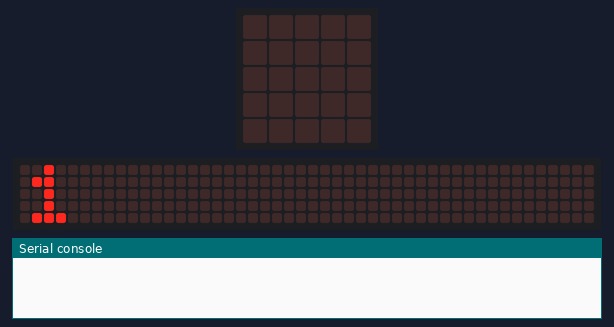
A program run on a simulated BBC micro:bit running MicroPython. On the bench: the board's 5×5 LED display, a strip that is not on the board, showing the scrolling text unrolled, the last lines printed to the serial console. The 48×5 strip is a reading aid, not a part: it shows the text the display is scrolling, unrolled, one strip-width of it at a time.

Above: at 2.05 s.
At 6.46 s:
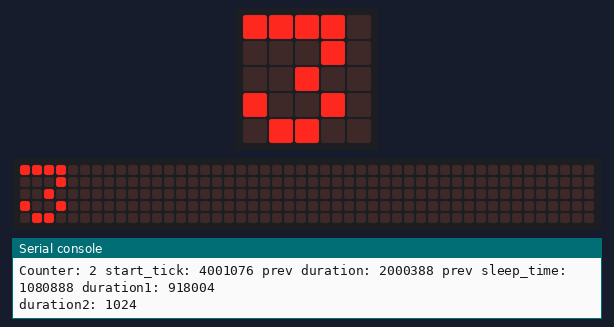
At 10.97 s:
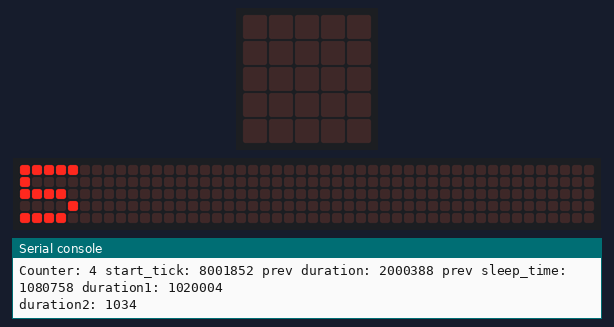
At 20.76 s:
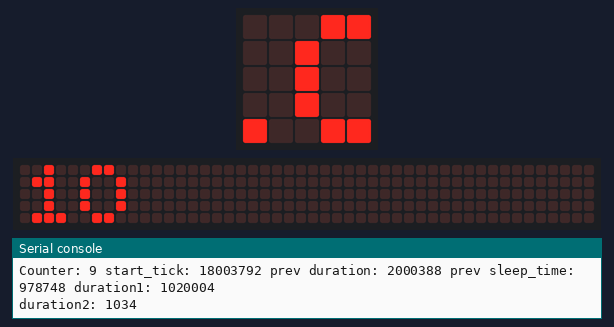
At 30.15 s:
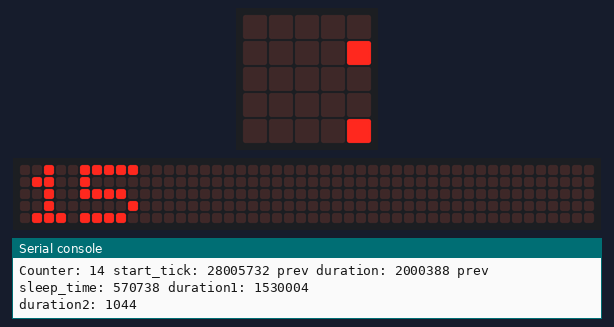
At 39.48 s:
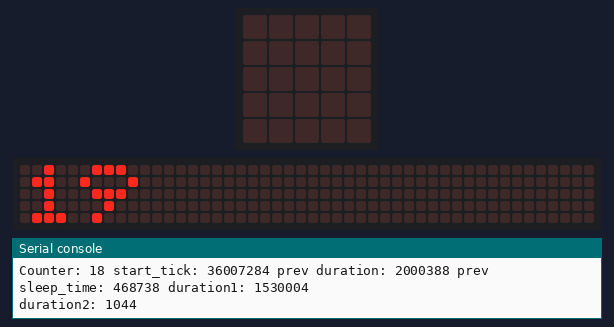

The program:

print.py
```python
import utime
from microbit import *

# Initial Globals
loop_number = 0
deadline_duration = 2 * 1_000_000
sleep_time = 0

# Delay start so there is time to sync with `screen`
utime.sleep_us(deadline_duration)

# Previous start_tick used to calculate actual duration
prev_start_tick = 0

# Loop
while True:
    # Record the time the loop starts
    start_tick = utime.ticks_us()

    # Bump loop_number
    loop_number = loop_number + 1

    # Calcuate the deadline so we can calculate how much time to sleep
    # Note: We can't use a constant in utime.ticks_diff so we determine
    #       the deadline and then use ticks_diff() to determine sleep_time.
    deadline = utime.ticks_add(start_tick, deadline_duration)

    # Display the current loop counter, we don't need to wait
    # since we've got a deadline and will be waiting at the bottom
    # Of course if this takes longer than the deadline the output
    # will not be correct. Setting the delay to 100 speeds up scrolling
    # so it's less likely to take a long time.
    display.scroll(loop_number, wait = True, delay = 100)

    duration1_ticks = utime.ticks_us()
    duration1 = utime.ticks_diff(duration1_ticks, start_tick)

    # the first time through print duration as 0
    if prev_start_tick == 0:
        prev_duration = 0
    else:
        prev_duration = start_tick - prev_start_tick

    # Print some debug
    print("Counter: " + str(loop_number) +
          " start_tick: " + str(start_tick) +
          " prev duration: " + str(prev_duration) +
          " prev sleep_time: " + str(sleep_time) +
          " duration1: " + str(duration1))

    duration2 = utime.ticks_diff(utime.ticks_us(), duration1_ticks)
    print("duration2: " + str(duration2));

    # Calculate time to sleep and sleep. Note
    # as we print more digits we won't sleep
    # because it takes longer to scroll through
    # the digits on the microbit display!
    sleep_time = utime.ticks_diff(deadline, utime.ticks_us())
    if sleep_time > 0:
        utime.sleep_us(sleep_time)

    prev_start_tick = start_tick
```
